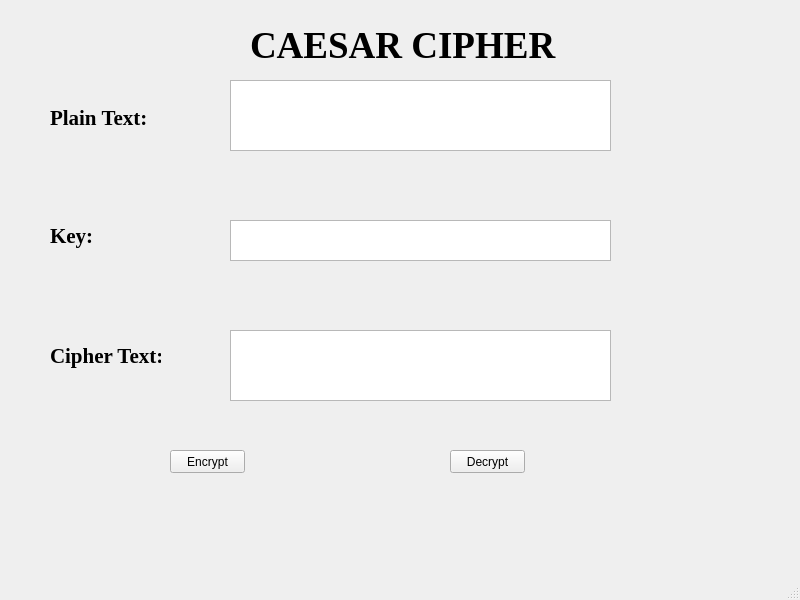
<?xml version="1.0" encoding="UTF-8"?>
<ui version="4.0">
 <class>CaesarCipher</class>
 <widget class="QMainWindow" name="CaesarCipher">
  <property name="geometry">
   <rect>
    <x>0</x>
    <y>0</y>
    <width>800</width>
    <height>600</height>
   </rect>
  </property>
  <property name="windowTitle">
   <string>CaesarCipher</string>
  </property>
  <widget class="QWidget" name="centralwidget">
   <widget class="QLabel" name="lbl_Caesar">
    <property name="geometry">
     <rect>
      <x>250</x>
      <y>10</y>
      <width>321</width>
      <height>71</height>
     </rect>
    </property>
    <property name="font">
     <font>
      <family>Times New Roman</family>
      <pointsize>28</pointsize>
      <weight>75</weight>
      <bold>true</bold>
     </font>
    </property>
    <property name="text">
     <string>CAESAR CIPHER</string>
    </property>
   </widget>
   <widget class="QLabel" name="lbl_plaintext">
    <property name="geometry">
     <rect>
      <x>50</x>
      <y>110</y>
      <width>101</width>
      <height>16</height>
     </rect>
    </property>
    <property name="font">
     <font>
      <family>Times New Roman</family>
      <pointsize>16</pointsize>
      <weight>75</weight>
      <bold>true</bold>
     </font>
    </property>
    <property name="text">
     <string>Plain Text:</string>
    </property>
   </widget>
   <widget class="QLabel" name="lbl_key">
    <property name="geometry">
     <rect>
      <x>50</x>
      <y>220</y>
      <width>101</width>
      <height>31</height>
     </rect>
    </property>
    <property name="font">
     <font>
      <family>Times New Roman</family>
      <pointsize>16</pointsize>
      <weight>75</weight>
      <bold>true</bold>
     </font>
    </property>
    <property name="text">
     <string>Key:</string>
    </property>
   </widget>
   <widget class="QLabel" name="lbl_ciphertext">
    <property name="geometry">
     <rect>
      <x>50</x>
      <y>340</y>
      <width>111</width>
      <height>31</height>
     </rect>
    </property>
    <property name="font">
     <font>
      <family>Times New Roman</family>
      <pointsize>16</pointsize>
      <weight>75</weight>
      <bold>true</bold>
     </font>
    </property>
    <property name="text">
     <string>Cipher Text:</string>
    </property>
   </widget>
   <widget class="QTextEdit" name="txt_PlainText">
    <property name="geometry">
     <rect>
      <x>230</x>
      <y>80</y>
      <width>381</width>
      <height>71</height>
     </rect>
    </property>
   </widget>
   <widget class="QTextEdit" name="txt_Key">
    <property name="geometry">
     <rect>
      <x>230</x>
      <y>220</y>
      <width>381</width>
      <height>41</height>
     </rect>
    </property>
   </widget>
   <widget class="QTextEdit" name="txt_CipherText">
    <property name="geometry">
     <rect>
      <x>230</x>
      <y>330</y>
      <width>381</width>
      <height>71</height>
     </rect>
    </property>
   </widget>
   <widget class="QPushButton" name="btn_Encrypt">
    <property name="geometry">
     <rect>
      <x>170</x>
      <y>450</y>
      <width>75</width>
      <height>23</height>
     </rect>
    </property>
    <property name="text">
     <string>Encrypt</string>
    </property>
   </widget>
   <widget class="QPushButton" name="btn_Decrypt">
    <property name="geometry">
     <rect>
      <x>450</x>
      <y>450</y>
      <width>75</width>
      <height>23</height>
     </rect>
    </property>
    <property name="text">
     <string>Decrypt</string>
    </property>
   </widget>
  </widget>
  <widget class="QMenuBar" name="menubar">
   <property name="geometry">
    <rect>
     <x>0</x>
     <y>0</y>
     <width>800</width>
     <height>21</height>
    </rect>
   </property>
  </widget>
  <widget class="QStatusBar" name="statusbar"/>
 </widget>
 <resources/>
 <connections/>
</ui>
